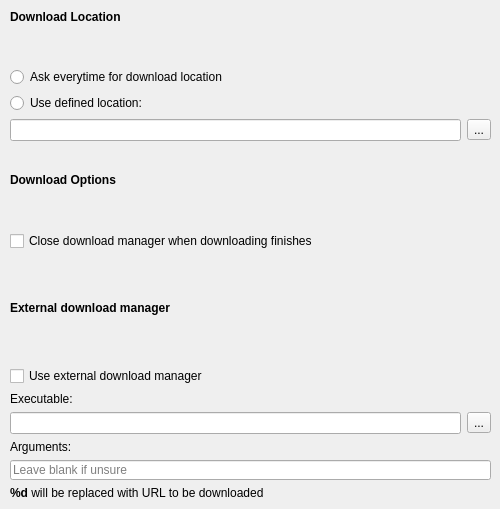
         <widget class="QWidget" name="downloadsPage">
          <widget class="QWidget" name="layoutWidget2">
           <property name="geometry">
            <rect>
             <x>10</x>
             <y>10</y>
             <width>481</width>
             <height>490</height>
            </rect>
           </property>
           <layout class="QVBoxLayout" name="verticalLayout_7">
            <item>
             <layout class="QFormLayout" name="formLayout_2">
              <property name="labelAlignment">
               <set>Qt::AlignLeading|Qt::AlignLeft|Qt::AlignVCenter</set>
              </property>
              <item row="0" column="0">
               <widget class="QLabel" name="label_23">
                <property name="text">
                 <string>&lt;b&gt;Download Location&lt;/b&gt;</string>
                </property>
               </widget>
              </item>
              <item row="2" column="0">
               <widget class="QRadioButton" name="askEverytime">
                <property name="text">
                 <string>Ask everytime for download location</string>
                </property>
               </widget>
              </item>
              <item row="3" column="0">
               <widget class="QRadioButton" name="useDefined">
                <property name="text">
                 <string>Use defined location: </string>
                </property>
               </widget>
              </item>
              <item row="6" column="0">
               <widget class="QLabel" name="label_22">
                <property name="text">
                 <string>&lt;b&gt;Download Options&lt;/b&gt;</string>
                </property>
               </widget>
              </item>
              <item row="8" column="0">
               <widget class="QCheckBox" name="closeDownManOnFinish">
                <property name="text">
                 <string>Close download manager when downloading finishes</string>
                </property>
               </widget>
              </item>
              <item row="4" column="0" colspan="2">
               <layout class="QHBoxLayout" name="horizontalLayout_4">
                <item>
                 <widget class="QLineEdit" name="downLoc"/>
                </item>
                <item>
                 <widget class="MacToolButton" name="downButt">
                  <property name="text">
                   <string>...</string>
                  </property>
                 </widget>
                </item>
               </layout>
              </item>
              <item row="5" column="0">
               <spacer name="horizontalSpacer_37">
                <property name="orientation">
                 <enum>Qt::Horizontal</enum>
                </property>
                <property name="sizeType">
                 <enum>QSizePolicy::MinimumExpanding</enum>
                </property>
                <property name="sizeHint" stdset="0">
                 <size>
                  <width>40</width>
                  <height>20</height>
                 </size>
                </property>
               </spacer>
              </item>
              <item row="1" column="0">
               <spacer name="verticalSpacer_18">
                <property name="orientation">
                 <enum>Qt::Vertical</enum>
                </property>
                <property name="sizeHint" stdset="0">
                 <size>
                  <width>20</width>
                  <height>40</height>
                 </size>
                </property>
               </spacer>
              </item>
              <item row="7" column="0">
               <spacer name="verticalSpacer_19">
                <property name="orientation">
                 <enum>Qt::Vertical</enum>
                </property>
                <property name="sizeHint" stdset="0">
                 <size>
                  <width>20</width>
                  <height>40</height>
                 </size>
                </property>
               </spacer>
              </item>
             </layout>
            </item>
            <item>
             <spacer name="horizontalSpacer_45">
              <property name="orientation">
               <enum>Qt::Horizontal</enum>
              </property>
              <property name="sizeHint" stdset="0">
               <size>
                <width>40</width>
                <height>20</height>
               </size>
              </property>
             </spacer>
            </item>
            <item>
             <spacer name="verticalSpacer_23">
              <property name="orientation">
               <enum>Qt::Vertical</enum>
              </property>
              <property name="sizeHint" stdset="0">
               <size>
                <width>20</width>
                <height>40</height>
               </size>
              </property>
             </spacer>
            </item>
            <item>
             <layout class="QVBoxLayout" name="verticalLayout_8">
              <item>
               <widget class="QLabel" name="label_51">
                <property name="text">
                 <string>&lt;b&gt;External download manager&lt;/b&gt;</string>
                </property>
               </widget>
              </item>
              <item>
               <spacer name="horizontalSpacer_54">
                <property name="orientation">
                 <enum>Qt::Horizontal</enum>
                </property>
                <property name="sizeHint" stdset="0">
                 <size>
                  <width>40</width>
                  <height>20</height>
                 </size>
                </property>
               </spacer>
              </item>
              <item>
               <spacer name="verticalSpacer_22">
                <property name="orientation">
                 <enum>Qt::Vertical</enum>
                </property>
                <property name="sizeHint" stdset="0">
                 <size>
                  <width>20</width>
                  <height>40</height>
                 </size>
                </property>
               </spacer>
              </item>
              <item>
               <widget class="QCheckBox" name="useExternalDownManager">
                <property name="text">
                 <string>Use external download manager</string>
                </property>
               </widget>
              </item>
              <item>
               <widget class="QLabel" name="label_52">
                <property name="text">
                 <string>Executable:</string>
                </property>
               </widget>
              </item>
              <item>
               <layout class="QHBoxLayout" name="horizontalLayout_7">
                <item>
                 <widget class="QLineEdit" name="externalDownExecutable"/>
                </item>
                <item>
                 <widget class="MacToolButton" name="chooseExternalDown">
                  <property name="text">
                   <string>...</string>
                  </property>
                 </widget>
                </item>
               </layout>
              </item>
              <item>
               <widget class="QLabel" name="label_53">
                <property name="text">
                 <string>Arguments:</string>
                </property>
               </widget>
              </item>
              <item>
               <widget class="QLineEdit" name="externalDownArguments">
                <property name="minimumSize">
                 <size>
                  <width>0</width>
                  <height>20</height>
                 </size>
                </property>
                <property name="maxLength">
                 <number>3000</number>
                </property>
                <property name="placeholderText">
                 <string>Leave blank if unsure</string>
                </property>
               </widget>
              </item>
              <item>
               <widget class="QLabel" name="label_64">
                <property name="text">
                 <string>&lt;b&gt;%d&lt;/b&gt; will be replaced with URL to be downloaded</string>
                </property>
               </widget>
              </item>
             </layout>
            </item>
           </layout>
          </widget>
         </widget>
